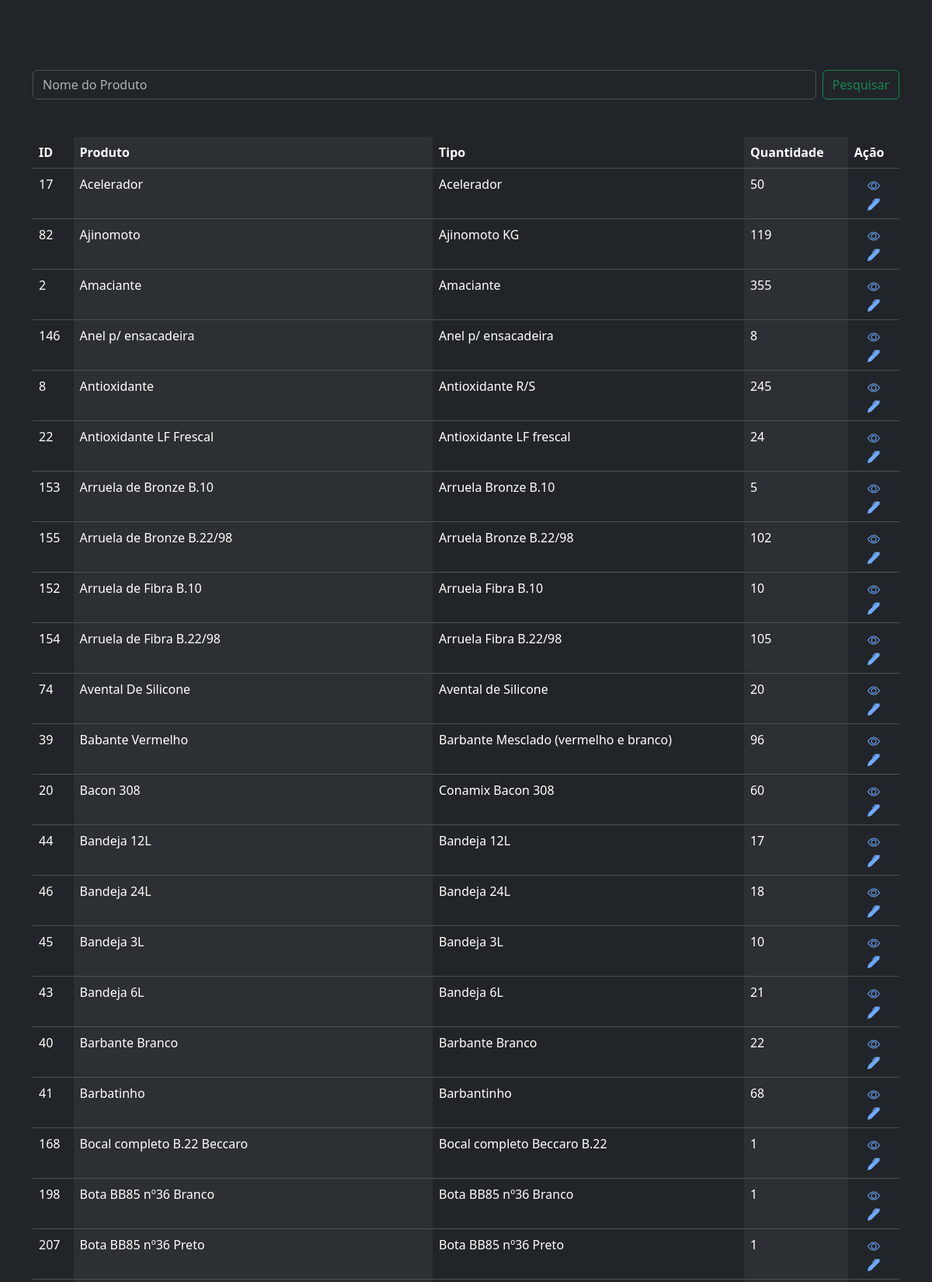
Page /produto/ (upper part) on the committed database.
### produto/models.py (models this page shows, shortened)
class Produto(models.Model):
    produto = models.CharField(max_length=200)
    tipo = models.OneToOneField(Tipo, on_delete=models.CASCADE)
    marca = models.CharField(max_length=100)
    custo = models.DecimalField(decimal_places=2 , max_digits=8)
    preco_venda = models.DecimalField(decimal_places=2 , max_digits=8)
    quantidade = models.IntegerField()
    class Meta:
        ordering = ['produto']

class Tipo(models.Model):
    tipo = models.CharField(max_length=100)
    def __str__(self):
        return f"{self.tipo}"

### produto/views.py (the view)
# urls.py: path('produto/', ViewProduto.as_view(), name='view_prod'),
class ViewProduto(ListView):
    queryset = Produto.objects.all()
    template_name = 'produtos.html'
    context_object_name = 'produtos'
    def get_queryset(self):
        query = super().get_queryset()
        pesquisa = self.request.GET.get('produto')
        if pesquisa:
            query = query.filter(produto__icontains = pesquisa)
        return query
    def get_context_data(self, **kwargs):
        context = super().get_context_data(**kwargs)
        context['title'] = 'lista de produto'
        return context

### produto/templates/produtos.html (shortened to what this page needs)
{% extends "base.html" %}
{% block content %}
<div class="container m-10">
  <div>
    <form class="d-flex mb-5" role="search">
      <input class="form-control me-2" type="search" placeholder="Nome do Produto" aria-label="Search" name="produto">
      <button class="btn btn-outline-success" type="submit">Pesquisar</button>
    </form>
  </div>
  <table class="table table-striped-columns">
    <thead>
      <tr class="welton">
        <th scope="col" >ID</th>
        <th scope="col" >Produto</th>
        <th scope="col" >Tipo</th>
        <th scope="col" >Quantidade</th>
        <th scope="col" > Ação</th>
      </tr>
    </thead>
    <tbody>
      {% for i in produtos %}
        <tr>
          <td>{{ i.id }}</td>
          <td>{{ i.produto }}</td>
          <td>{{ i.tipo }}</td>
          <td>{{ i.quantidade }}</td>
          <td align="center">
            <div>
              <a href="{% url 'detalhes_prod' i.id %}">
              </a>
            </div>
            <div>
              <a href="{% url "update_prod" i.id %}">
              </a>
            </div>
          </td>
        </tr>
      {% endfor %}
    </tbody>
  </table>
</div>
{% endblock %}

### static/css/tabela.css (style rules this page uses)
thead tr { position: sticky; top: 20vh; }

### rows in the picture
Produto: id "17", produto "Acelerador", tipo "Acelerador", quantidade "50"
Produto: id "82", produto "Ajinomoto", tipo "Ajinomoto KG", quantidade "119"
Produto: id "2", produto "Amaciante", tipo "Amaciante", quantidade "355"
Produto: id "146", produto "Anel p/ ensacadeira", tipo "Anel p/ ensacadeira", quantidade "8"
Produto: id "8", produto "Antioxidante", tipo "Antioxidante R/S", quantidade "245"
Produto: id "22", produto "Antioxidante LF Frescal", tipo "Antioxidante LF frescal", quantidade "24"
Produto: id "153", produto "Arruela de Bronze B.10", tipo "Arruela Bronze B.10", quantidade "5"
Produto: id "155", produto "Arruela de Bronze B.22/98", tipo "Arruela Bronze B.22/98", quantidade "102"
Produto: id "152", produto "Arruela de Fibra B.10", tipo "Arruela Fibra B.10", quantidade "10"
Produto: id "154", produto "Arruela de Fibra B.22/98", tipo "Arruela Fibra B.22/98", quantidade "105"
Produto: id "74", produto "Avental De Silicone", tipo "Avental de Silicone", quantidade "20"
Produto: id "39", produto "Babante Vermelho", tipo "Barbante Mesclado (vermelho e branco)", quantidade "96"
Produto: id "20", produto "Bacon 308", tipo "Conamix Bacon 308", quantidade "60"
Produto: id "44", produto "Bandeja 12L", tipo "Bandeja 12L", quantidade "17"
Produto: id "46", produto "Bandeja 24L", tipo "Bandeja 24L", quantidade "18"
Produto: id "45", produto "Bandeja 3L", tipo "Bandeja 3L", quantidade "10"
Produto: id "43", produto "Bandeja 6L", tipo "Bandeja 6L", quantidade "21"
Produto: id "40", produto "Barbante Branco", tipo "Barbante Branco", quantidade "22"
Produto: id "41", produto "Barbatinho", tipo "Barbantinho", quantidade "68"
Produto: id "168", produto "Bocal completo B.22 Beccaro", tipo "Bocal completo Beccaro B.22", quantidade "1"
Produto: id "198", produto "Bota BB85 nº36 Branco", tipo "Bota BB85 nº36 Branco", quantidade "1"
Produto: id "207", produto "Bota BB85 nº36 Preto", tipo "Bota BB85 nº36 Preto", quantidade "1"
